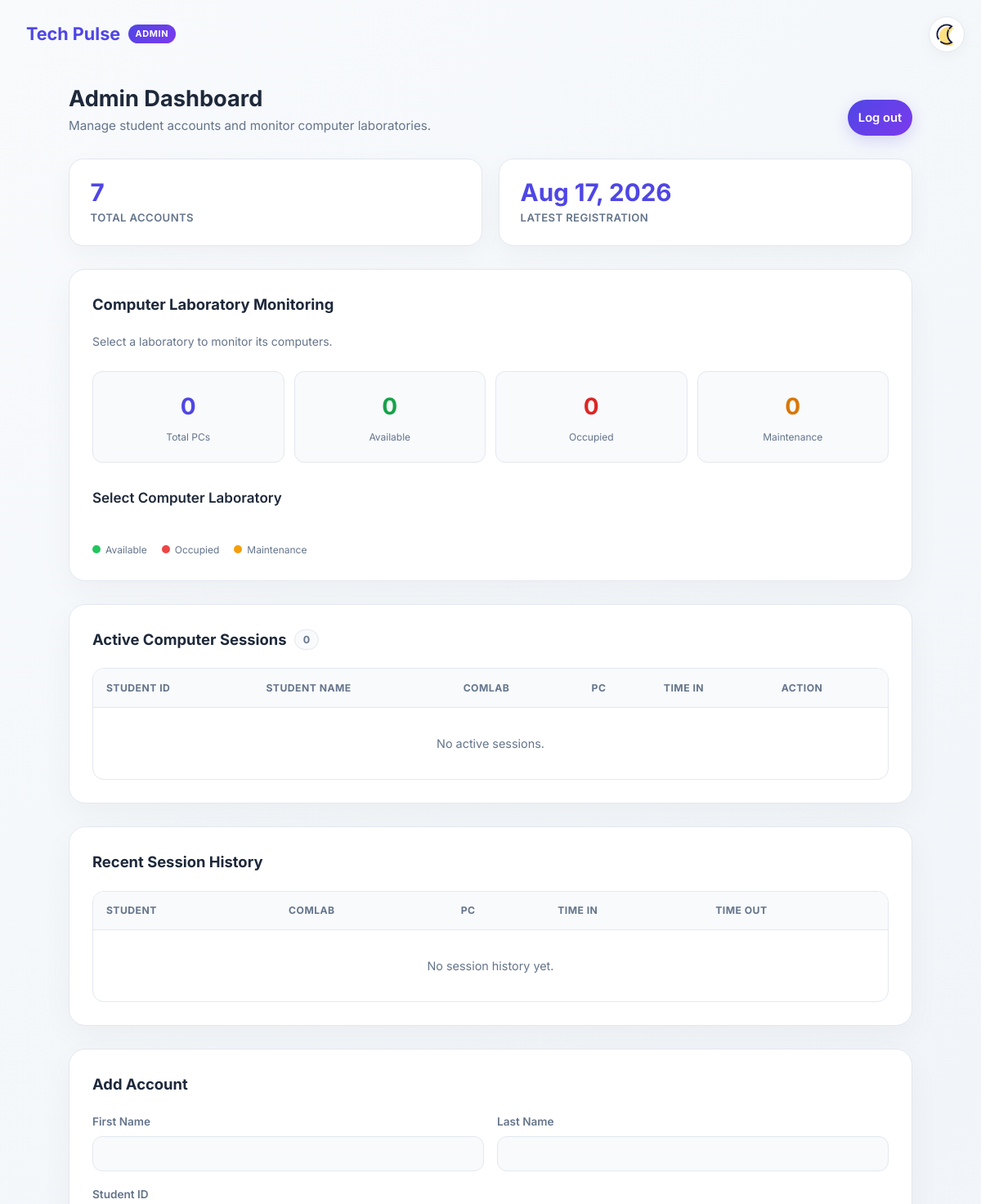
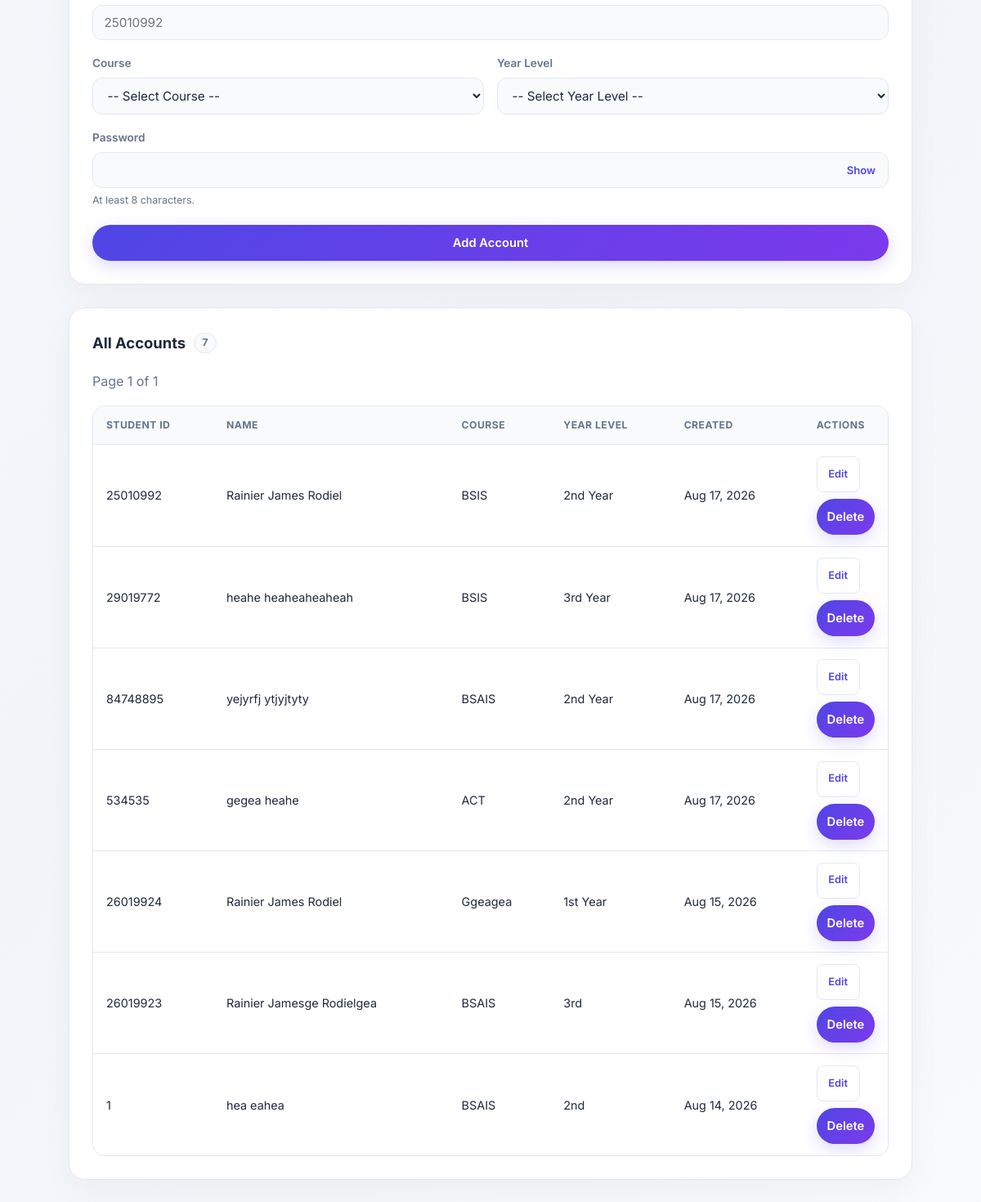
/admindashboard/admindashboard.php (signed in), run on an earlier commit of the app's database (2 pictures, top to bottom).
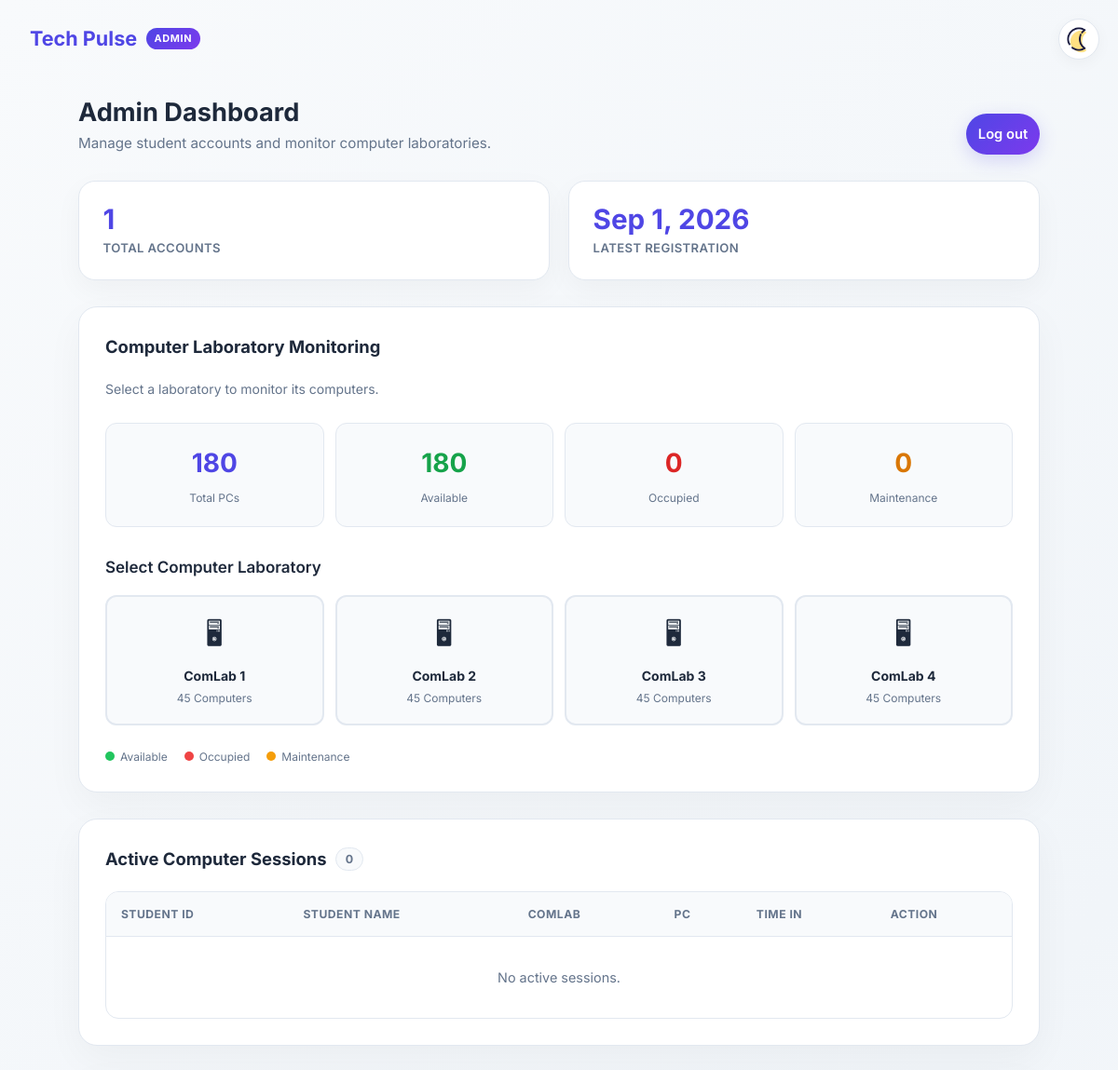
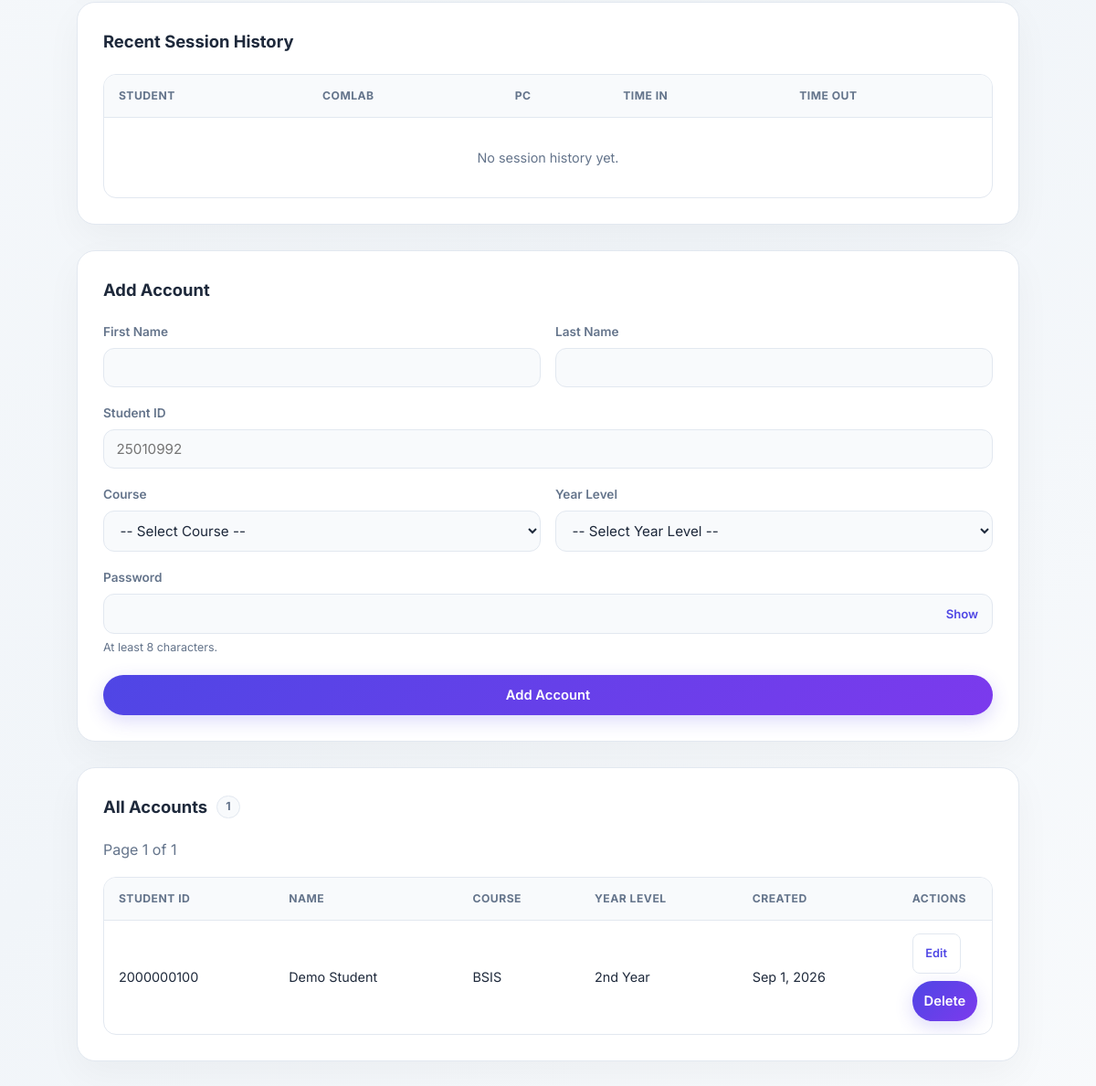
And on a later commit of the database (2 pictures, top to bottom).
### tables this page shows
CREATE TABLE `users` (
  `StudentID` int(20) NOT NULL,
  `firstname` varchar(67) NOT NULL,
  `lastname` varchar(67) NOT NULL,
  `course` varchar(50) NOT NULL,
  `yearlevel` varchar(50) NOT NULL,
  `password` varchar(255) NOT NULL,
  `created_at` timestamp NOT NULL DEFAULT current_timestamp(),
  PRIMARY KEY (`StudentID`),
  KEY `fk_user_course` (`course`),
  KEY `fk_user_year` (`yearlevel`),
  KEY `ix_user_created` (`created_at`,`StudentID`),
  CONSTRAINT `fk_user_course` FOREIGN KEY (`course`) REFERENCES `courses` (`course_code`),
  CONSTRAINT `fk_user_year` FOREIGN KEY (`yearlevel`) REFERENCES `year_levels` (`year_name`),
  CONSTRAINT `chk_student_id` CHECK (`StudentID` > 0),
  CONSTRAINT `chk_firstname` CHECK (char_length(trim(`firstname`)) > 0),
  CONSTRAINT `chk_lastname` CHECK (char_length(trim(`lastname`)) > 0),
  CONSTRAINT `chk_password_hash` CHECK (char_length(`password`) between 60 and 255)
);

CREATE TABLE `laboratories` (
  `lab_id` tinyint(3) unsigned NOT NULL,
  `lab_name` varchar(60) NOT NULL,
  PRIMARY KEY (`lab_id`),
  UNIQUE KEY `lab_name` (`lab_name`),
  CONSTRAINT `chk_lab_id` CHECK (`lab_id` > 0),
  CONSTRAINT `chk_lab_name` CHECK (char_length(trim(`lab_name`)) > 0)
);

### admindashboard/admindashboarddb.php (called while the page is built, shortened)
<?php
require_once __DIR__ . '/../config/validation.php';
function getAllUsers(mysqli $conn, int $page = 1, int $pageSize = 25): array
{
    $pageSize = max(1, min(100, $pageSize));
    $offset = (max(1, $page) - 1) * $pageSize;
    $stmt = $conn->prepare(
        'SELECT u.StudentID, u.firstname, u.lastname, u.course, u.yearlevel, u.created_at
         FROM (SELECT StudentID, created_at FROM users
               ORDER BY created_at DESC, StudentID DESC LIMIT ? OFFSET ?) AS account_page
         JOIN users u ON u.StudentID = account_page.StudentID
         ORDER BY account_page.created_at DESC, account_page.StudentID DESC'
    );
    $stmt->bind_param('ii', $pageSize, $offset);
    $stmt->execute();
    $users = $stmt->get_result()->fetch_all(MYSQLI_ASSOC);
    return $users;
}
function getUserSummary(mysqli $conn): array
{
    return $conn->query('SELECT COUNT(*) AS total, MAX(created_at) AS latest FROM users')->fetch_assoc();
}

### config/validation.php (called while the page is built, shortened)
<?php
function inputString(array $values, string $key): string
{
    return isset($values[$key]) && is_string($values[$key]) ? $values[$key] : '';
}

### config/monitoring.php (called while the page is built, shortened)
<?php
function monitoringLaboratories(mysqli $db): array {
    return $db->query('SELECT l.lab_id, l.lab_name, COUNT(c.computer_id) AS pc_count
        FROM laboratories l LEFT JOIN computers c ON c.lab_id = l.lab_id
        GROUP BY l.lab_id, l.lab_name ORDER BY l.lab_id')->fetch_all(MYSQLI_ASSOC);
}

### admindashboard/admindashboard.php (the view, shortened to what the rows shown need)
<?php
require_once __DIR__ . '/../config/techpulse.php';
require_once __DIR__ . '/admindashboarddb.php';
require_once __DIR__ . '/../config/monitoring.php';
$summary = getUserSummary($conn);
$totalUsers = (int) $summary['total'];
$totalPages = max(1, (int) ceil($totalUsers / 25));
$page = filter_var(inputString($_GET, 'page'), FILTER_VALIDATE_INT) ?: 1;
$page = max(1, min($page, $totalPages));
$users = getAllUsers($conn, $page);
$laboratories = monitoringLaboratories($conn);
$activeSessions = $conn->query(
    "SELECT
        s.session_id,
        s.time_in,
        u.StudentID,
        COALESCE(u.firstname, 'Deleted') AS firstname,
        COALESCE(u.lastname, 'account') AS lastname,
        c.lab_id,
        c.pc_number
     FROM computer_sessions s
     LEFT JOIN users u
         ON u.StudentID = s.StudentID
     JOIN computers c
         ON c.computer_id = s.computer_id
     WHERE s.active_student IS NOT NULL
     ORDER BY s.time_in DESC"
)->fetch_all(MYSQLI_ASSOC);
?>
<!DOCTYPE html>
<html lang="en">
<head>
    <link
        rel="stylesheet"
        href="admindashboard.css"
    >
    <link rel="stylesheet" href="../assets/css/responsive.css">
</head>
<body class="page-admin">
    <div class="admin-shell">
        <header class="admin-head">
            <div>
                <h1>Admin Dashboard</h1>
            </div>
        </header>
        <section class="panel admin-monitoring">
            <h2 class="panel-title">
                Computer Laboratory Monitoring
            </h2>
            <div class="admin-lab-options">
                <?php foreach ($laboratories as $laboratory): $lab = (int) $laboratory['lab_id']; ?>
                    <button
                        type="button"
                        class="admin-lab-option"
                        data-lab="<?= $lab ?>"
                        aria-pressed="false"
                        aria-controls="admin-lab-panel-<?= $lab ?>"
                    >
                        <span class="admin-lab-icon">
                            &#128421;
                        </span>
                        <strong>
                            <?= htmlspecialchars($laboratory['lab_name']) ?>
                        </strong>
                        <small><?= (int) $laboratory['pc_count'] ?> Computers</small>
                    </button>
                <?php endforeach; ?>
            </div>
        </section>
        <section class="panel">
            <h2 class="panel-title">
                Active Computer Sessions
                <span class="count-chip">
                    <?= count($activeSessions) ?>
                </span>
            </h2>
            <div class="table-wrap">
                <table class="data-table">
                    <thead>
                        <tr>
                            <th>Student ID</th>
                            <th>Student Name</th>
                            <th>ComLab</th>
                            <th>PC</th>
                            <th>Time In</th>
                            <th>Action</th>
                        </tr>
                    </thead>
                </table>
            </div>
        </section>
        <section class="panel">
            <h2 class="panel-title">
                Recent Session History
            </h2>
            <div class="table-wrap">
                <table class="data-table">
                    <thead>
                        <tr>
                            <th>Student</th>
                            <th>ComLab</th>
                            <th>PC</th>
                            <th>Time In</th>
                            <th>Time Out</th>
                        </tr>
                    </thead>
                </table>
            </div>
        </section>
        <section class="panel">
            <h2 class="panel-title">
                Add Account
            </h2>
        </section>
        <section class="panel">
            <h2 class="panel-title">
                All Accounts
                <span class="count-chip">
                    <?= $totalUsers ?>
                </span>
            </h2>
            <div class="table-wrap">
                <table class="data-table">
                    <thead>
                        <tr>
                            <th>Student ID</th>
                            <th>Name</th>
                            <th>Course</th>
                            <th>Year Level</th>
                            <th>Created</th>
                            <th class="col-actions">
                                Actions
                            </th>
                        </tr>
                    </thead>
                    <tbody>
                        <?php if ($totalUsers === 0): ?>
                            <tr>
                                <td
                                    colspan="6"
                                    class="empty-row"
                                >
                                    No accounts yet.
                                </td>
                            </tr>
                        <?php else: ?>
                            <?php foreach ($users as $user): ?>
                                <tr>
                                    <td data-label="Student ID">
                                        <?= htmlspecialchars(
                                            (string) $user['StudentID']
                                        ) ?>
                                    </td>
                                    <td data-label="Name">
                                        <?= htmlspecialchars(
                                            $user['firstname'] .
                                            ' ' .
                                            $user['lastname']
                                        ) ?>
                                    </td>
                                    <td data-label="Course">
                                        <?= htmlspecialchars(
                                            $user['course']
                                        ) ?>
                                    </td>
                                    <td data-label="Year Level">
                                        <?= htmlspecialchars(
                                            $user['yearlevel']
                                        ) ?>
                                    </td>
                                    <td data-label="Created">
                                        <?= htmlspecialchars(
                                            date(
                                                'M j, Y',
                                                strtotime(
                                                    $user['created_at']
                                                )
                                            )
                                        ) ?>
                                    </td>
                                    <td
                                        data-label="Actions"
                                        class="col-actions"
                                    >
                                        <div class="actions">
                                            <a
                                                class="btn-sm btn-edit"
                                                href="editaccount.php?id=<?= (int) $user['StudentID'] ?>"
                                            >
                                                Edit
                                            </a>
                                            <form
                                                method="POST"
                                                action="admindashboard.php"
                                                class="inline-form"
                                                data-confirm="Delete account <?= htmlspecialchars((string) $user['StudentID']) ?>? Completed usage history will be retained anonymously. This cannot be undone."
                                            >
                                                <button
                                                    type="submit"
                                                    class="btn-sm btn-delete"
                                                >
                                                    Delete
                                                </button>
                                            </form>
                                        </div>
                                    </td>
                                </tr>
                            <?php endforeach; ?>
                        <?php endif; ?>
                    </tbody>
                </table>
            </div>
        </section>
    </div>
</body>
</html>

What changed in the data, as far as the page shows it:
removed users: StudentID "25010992", firstname+lastname "Rainier James Rodiel", course "BSIS", yearlevel "2nd Year", created_at "Aug 17, 2026"
removed users: StudentID "29019772", firstname+lastname "heahe heaheaheaheah", course "BSIS", yearlevel "3rd Year", created_at "Aug 17, 2026"
removed users: StudentID "84748895", firstname+lastname "yejyrfj ytjyjtyty", course "BSAIS", yearlevel "2nd Year", created_at "Aug 17, 2026"
removed users: StudentID "534535", firstname+lastname "gegea heahe", course "ACT", yearlevel "2nd Year", created_at "Aug 17, 2026"
removed users: StudentID "26019924", firstname+lastname "Rainier James Rodiel", course "Ggeagea", yearlevel "1st Year", created_at "Aug 15, 2026"
removed users: StudentID "26019923", firstname+lastname "Rainier Jamesge Rodielgea", course "BSAIS", yearlevel "3rd", created_at "Aug 15, 2026"
removed users: StudentID "1", firstname+lastname "hea eahea", course "BSAIS", yearlevel "2nd", created_at "Aug 14, 2026"
added laboratories: lab_name "ComLab 1", pc_count "45"
added laboratories: lab_name "ComLab 2", pc_count "45"
added laboratories: lab_name "ComLab 3", pc_count "45"
added laboratories: lab_name "ComLab 4", pc_count "45"
added users: StudentID "2000000100", firstname+lastname "Demo Student", course "BSIS", yearlevel "2nd Year", created_at "Sep 1, 2026"
Also different on the page:
$totalUsers: "7" → "1"
$latestSignup: "Aug 17, 2026" → "Sep 1, 2026"
$totalComputers: "0" → "180"
$availableCount: "0" → "180"
